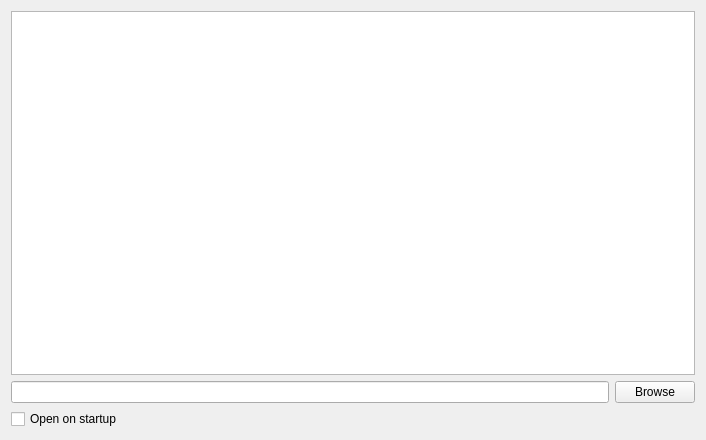
<?xml version="1.0" encoding="UTF-8"?>
<ui version="4.0">
 <class>PageOpenWallet</class>
 <widget class="QWizardPage" name="PageOpenWallet">
  <property name="geometry">
   <rect>
    <x>0</x>
    <y>0</y>
    <width>706</width>
    <height>440</height>
   </rect>
  </property>
  <property name="windowTitle">
   <string>WizardPage</string>
  </property>
  <layout class="QGridLayout" name="gridLayout">
   <item row="1" column="0">
    <layout class="QHBoxLayout" name="horizontalLayout_2">
     <item>
      <widget class="QLineEdit" name="linePath">
       <property name="readOnly">
        <bool>true</bool>
       </property>
      </widget>
     </item>
     <item>
      <widget class="QPushButton" name="btnBrowse">
       <property name="text">
        <string>Browse</string>
       </property>
      </widget>
     </item>
    </layout>
   </item>
   <item row="0" column="0">
    <widget class="QTreeView" name="walletTable">
     <property name="rootIsDecorated">
      <bool>false</bool>
     </property>
     <attribute name="headerStretchLastSection">
      <bool>false</bool>
     </attribute>
    </widget>
   </item>
   <item row="3" column="0">
    <layout class="QHBoxLayout" name="horizontalLayout">
     <item>
      <widget class="QCheckBox" name="openOnStartup">
       <property name="text">
        <string>Open on startup</string>
       </property>
      </widget>
     </item>
     <item>
      <spacer name="horizontalSpacer">
       <property name="orientation">
        <enum>Qt::Orientation::Horizontal</enum>
       </property>
       <property name="sizeHint" stdset="0">
        <size>
         <width>40</width>
         <height>20</height>
        </size>
       </property>
      </spacer>
     </item>
    </layout>
   </item>
  </layout>
 </widget>
 <tabstops>
  <tabstop>walletTable</tabstop>
  <tabstop>linePath</tabstop>
  <tabstop>btnBrowse</tabstop>
  <tabstop>openOnStartup</tabstop>
 </tabstops>
 <resources/>
 <connections/>
</ui>
